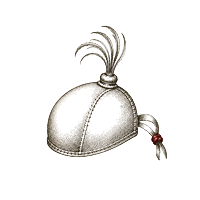
#> input picture clientes/fabricio-alves/funis/prova-de-carga/img/capuz-selo.webp, 200 x 200 px, given in place of falcao-encapuzado-punho.png, which was not available
$ python recorte-gravuras.py ../funis/prova-de-carga/img ../funis/prova-de-carga/img/falcao-punho.webp
#> lines starting #> are read from the running program, lines starting #| are printed output that depends on the picture; after the words box and inside, x2 and y2 are one past the last pixel; in counts of white or black regions, pixels touching at a corner belong together; pictures that were not available may be replaced by others from this repository, and a replacement may not be noted
#!/usr/bin/env python3
"""Recorta o fundo de pergaminho das gravuras da image-bible.

As tres pecas vieram como PNG com fundo de pergaminho vinhetado. Fundo vinhetado
nao casa com fundo chapado nenhum: por cima do #EDE8DC da pagina aparece um
retangulo fantasma, e mix-blend-mode nao resolve porque a vinheta varia.

A solucao e alfa por diferenca de luminancia contra uma estimativa LOCAL de
papel (um blur gaussiano largo do proprio cinza). Como a tinta e esparsa, o blur
fica proximo do papel e acompanha a vinheta, entao a diferenca isola so o traco.
Preserva hachura fina e preserva o carmim das jesses.

Uso:
    pip install pillow numpy
    python3 recorte-gravuras.py <pasta-com-os-png> <pasta-de-saida>
"""

import os
import sys

import numpy as np
from PIL import Image, ImageChops, ImageFilter

PERGAMINHO = (0xED, 0xE8, 0xDC)
CARMIM_CLARO = (0xD9, 0x40, 0x40)   # sobre fundo de tinta o carmim some; sobe um pouco

PECAS = [
    # (arquivo de origem, nome de saida, largura final)
    ("falcao-encapuzado-punho", "falcao-punho", 300),
    ("capuz-selo", "capuz-selo", 130),
    ("mergulho-stoop", "mergulho-stoop", 260),
]


def recorta(caminho, largura):
#> called with largura = 300
    im = Image.open(caminho).convert("RGB")
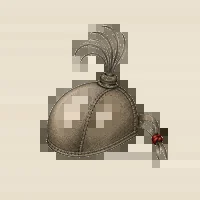
#> im: PIL image 200x200 RGB; mean R, G, B 206.8, 197.4, 179
    altura = int(largura * im.size[1] / im.size[0])
#> altura = 300
    im = im.resize((largura, altura), Image.LANCZOS)
#> im: PIL image 300x300 RGB

    cinza = im.convert("L")
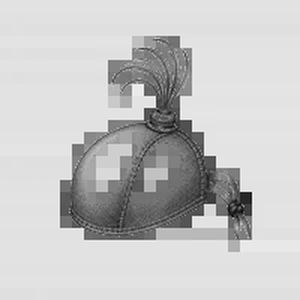
#> cinza: PIL image 300x300 L; min 1, max 254, mean 198
    papel = cinza.filter(ImageFilter.GaussianBlur(radius=max(10, largura // 14)))
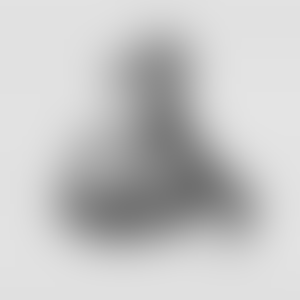
#> papel: PIL image 300x300 L; min 111, max 228, mean 198.1
    tinta = ImageChops.subtract(papel, cinza)
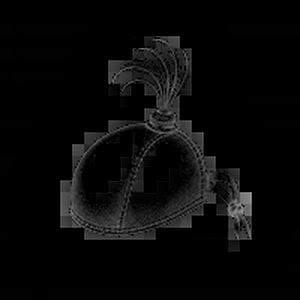
#> tinta: PIL image 300x300 L; min 0, max 176, mean 8.8

    alfa = np.clip(np.asarray(tinta).astype(np.float32) / 105.0, 0, 1)
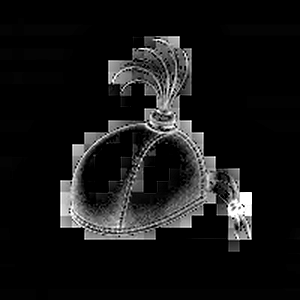
#> alfa: shape (300, 300) float32; min 0, max 1, mean 0.0831
    alfa[alfa < 0.09] = 0                      # corta o residuo da vinheta
#> alfa: shape (300, 300) float32; 12.87% of pixels changed, all inside (x1, y1, x2, y2) = (0, 18, 300, 300)

    margem = max(2, int(largura * 0.022))      # anel de borda zerado, senao a
    alfa[:margem, :] = 0                       # vinheta vira fantasma retangular
    alfa[-margem:, :] = 0
    alfa[:, :margem] = 0
    alfa[:, -margem:] = 0

    return np.asarray(im).astype(np.float32), (alfa * 255).astype(np.uint8)


def salva(destino, rgb, alfa, para_fundo_escuro=False):
    if para_fundo_escuro:
        r, g, b = rgb[..., 0], rgb[..., 1], rgb[..., 2]
        vermelho = (r > g + 26) & (r > b + 26)
        saida = np.zeros_like(rgb)
        for i in range(3):
            saida[..., i] = np.where(vermelho, CARMIM_CLARO[i], PERGAMINHO[i])
        rgb = saida

    arr = np.dstack([rgb.astype(np.uint8), alfa])
    Image.fromarray(arr, "RGBA").save(destino, "WEBP", quality=82, method=6)
    print(destino, os.path.getsize(destino), "bytes")


def main():
    if len(sys.argv) != 3:
        print(__doc__)
        return 1
    origem, saida = sys.argv[1], sys.argv[2]
    os.makedirs(saida, exist_ok=True)

    for arquivo, nome, largura in PECAS:
        rgb, alfa = recorta(os.path.join(origem, arquivo + ".png"), largura)
        salva(os.path.join(saida, nome + ".webp"), rgb, alfa)
#> in salva, `arr = np.dstack([rgb.astype(np.uint8), alfa])`:
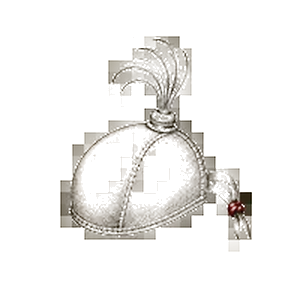
#> arr: shape (300, 300, 4); mean of channels 0, 1, 2, 3 206.8, 197.4, 179, 20.5; transparent parts drawn white
#> pass 3 of the loop in main, `for arquivo, nome, largura in PECAS:`:
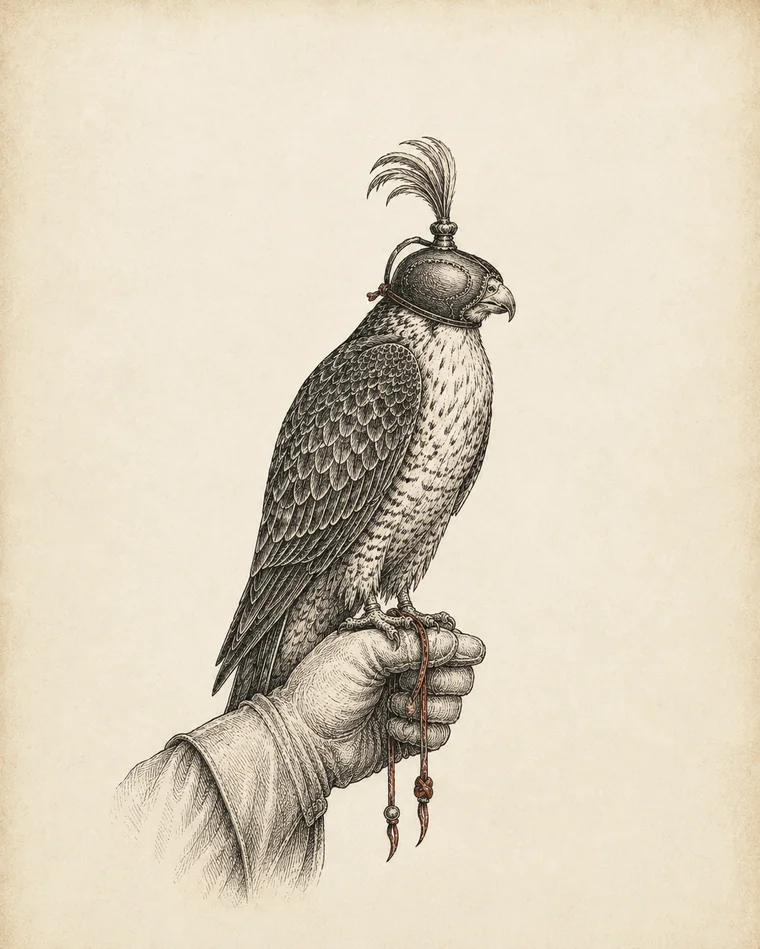
#> input picture clientes/fabricio-alves/funis/prova-de-carga/img/falcao-punho.webp, 760 x 949 px, given in place of mergulho-stoop.png, which was not available
#> in recorta, im is the input picture: PIL image 760x949 RGB; mean R, G, B 221.2, 211.2, 191.4
#> cinza: PIL image 260x324 L
#> papel: PIL image 260x324 L
#> tinta: PIL image 260x324 L
#> rgb: shape (324, 260, 3) float32
#> arr: shape (324, 260, 4)
#> in salva (call 4), `vermelho = (r > g + 26) & (r > b + 26)`:
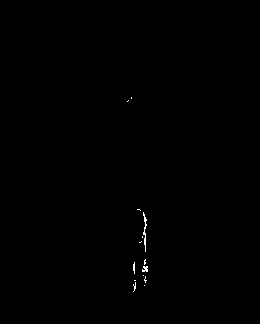
#> vermelho: shape (324, 260) bool; 0.19% white in thin lines or dots, all inside (x1, y1, x2, y2) = (127, 97, 148, 292)
#> in salva (call 4), `arr = np.dstack([rgb.astype(np.uint8), alfa])`:
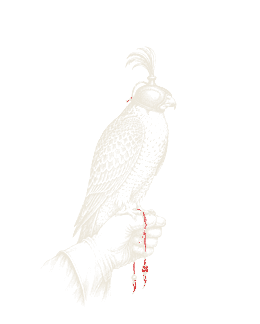
#> arr: shape (324, 260, 4); mean of channels 0, 1, 2, 3 237, 231.7, 219.7, 16.3; transparent parts drawn white
        if nome == "mergulho-stoop":
            salva(os.path.join(saida, nome + "-claro.webp"), rgb, alfa, True)
    return 0


if __name__ == "__main__":
    sys.exit(main())
#> (the program exits here)
